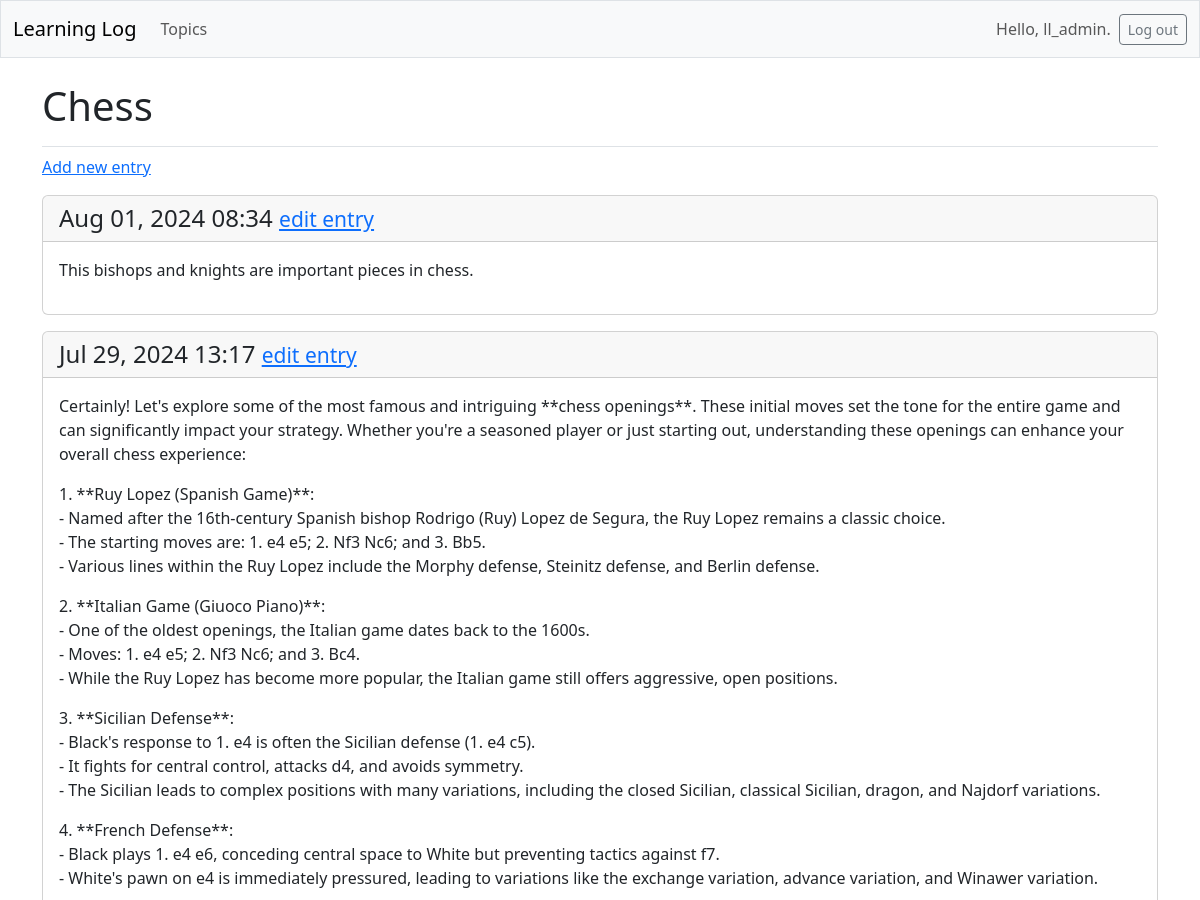
The page /topics/1/ (signed in, upper part) on the database as committed earlier.
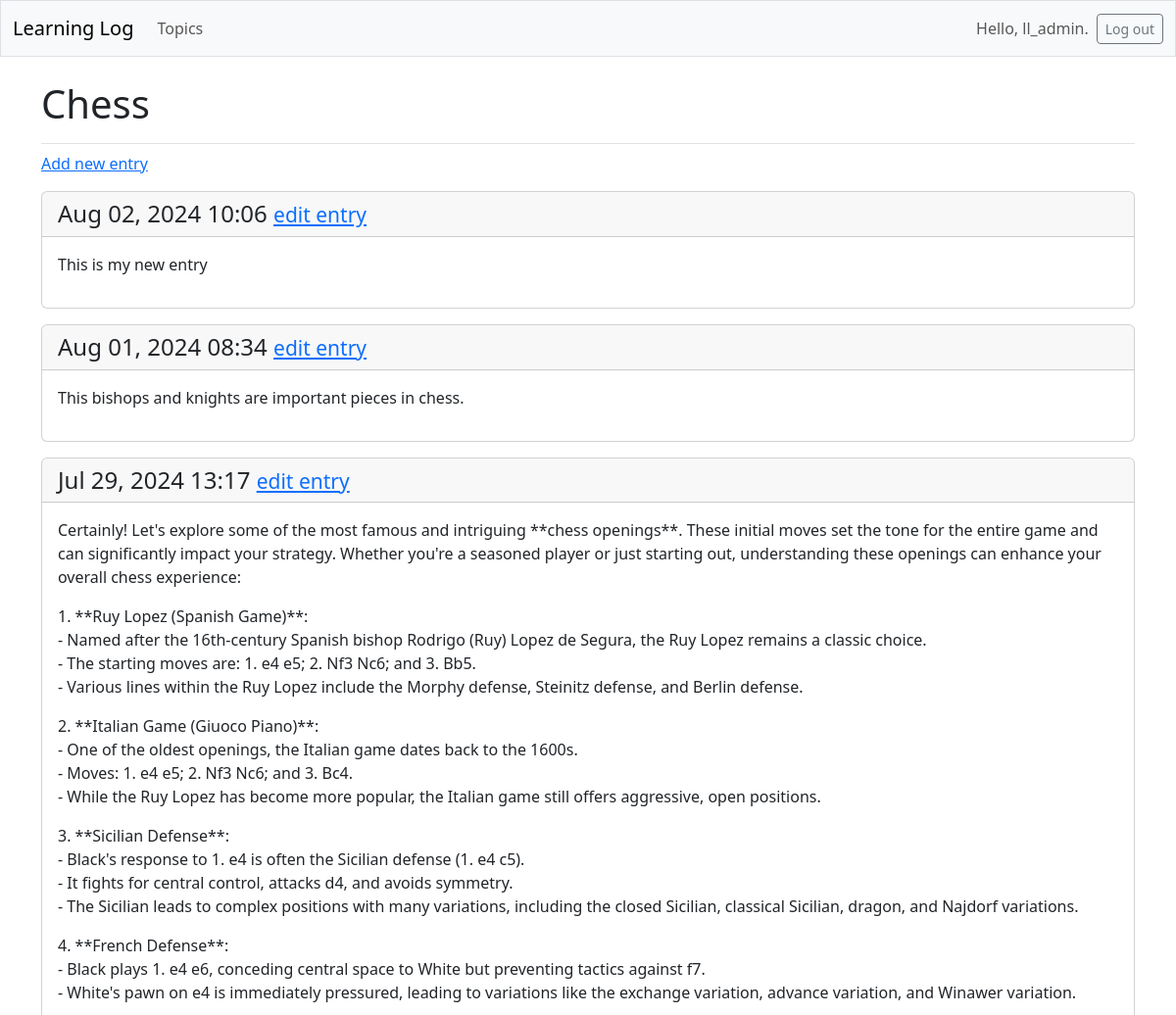
The same page on the database as committed later.
### learning_logs/models.py (models this page shows, shortened)
class Entry(models.Model):
    topic = models.ForeignKey(Topic, on_delete=models.CASCADE)
    text = models.TextField()
    date_added = models.DateTimeField(auto_now_add=True)
    class Meta:
        verbose_name_plural = "entries"

### learning_logs/views.py (the view)
# urls.py: path('topics/<int:topic_id>/', views.topic, name='topic'),
@login_required
def topic(request, topic_id):
    topic = Topic.objects.get(id=topic_id)
    if topic.owner != request.user:
        raise Http404
    entries = topic.entry_set.order_by('-date_added')
    context = {'topic': topic, 'entries': entries}
    return render(request, 'learning_logs/topic.html', context)

### learning_logs/templates/learning_logs/topic.html
{% extends 'learning_logs/base.html' %}
{% block page_header %}
  <h1>{{ topic.text }}</h1>
{% endblock page_header %}
{% block content %}
  <p>
    <a href="{% url 'learning_logs:new_entry' topic.id %}">Add new entry</a>
  </p>
  {% for entry in entries %}
    <div class="card mb-3">
      <h4 class="card-header">
        {{ entry.date_added|date:'M d, Y H:i' }}
        <small><a href="{% url 'learning_logs:edit_entry' entry.id %}">
          edit entry</a></small>
      </h4>
      <div class="card-body">{{ entry.text|linebreaks }}</div>
    </div>
  {% empty %}
    <p>There are no entries for this topic yet.</p>
  {% endfor %}
{% endblock content %}

Rows that differ between the two databases and show on the page:
added Entry: date_added "Aug 02, 2024 10:06", text "This is my new entry"
